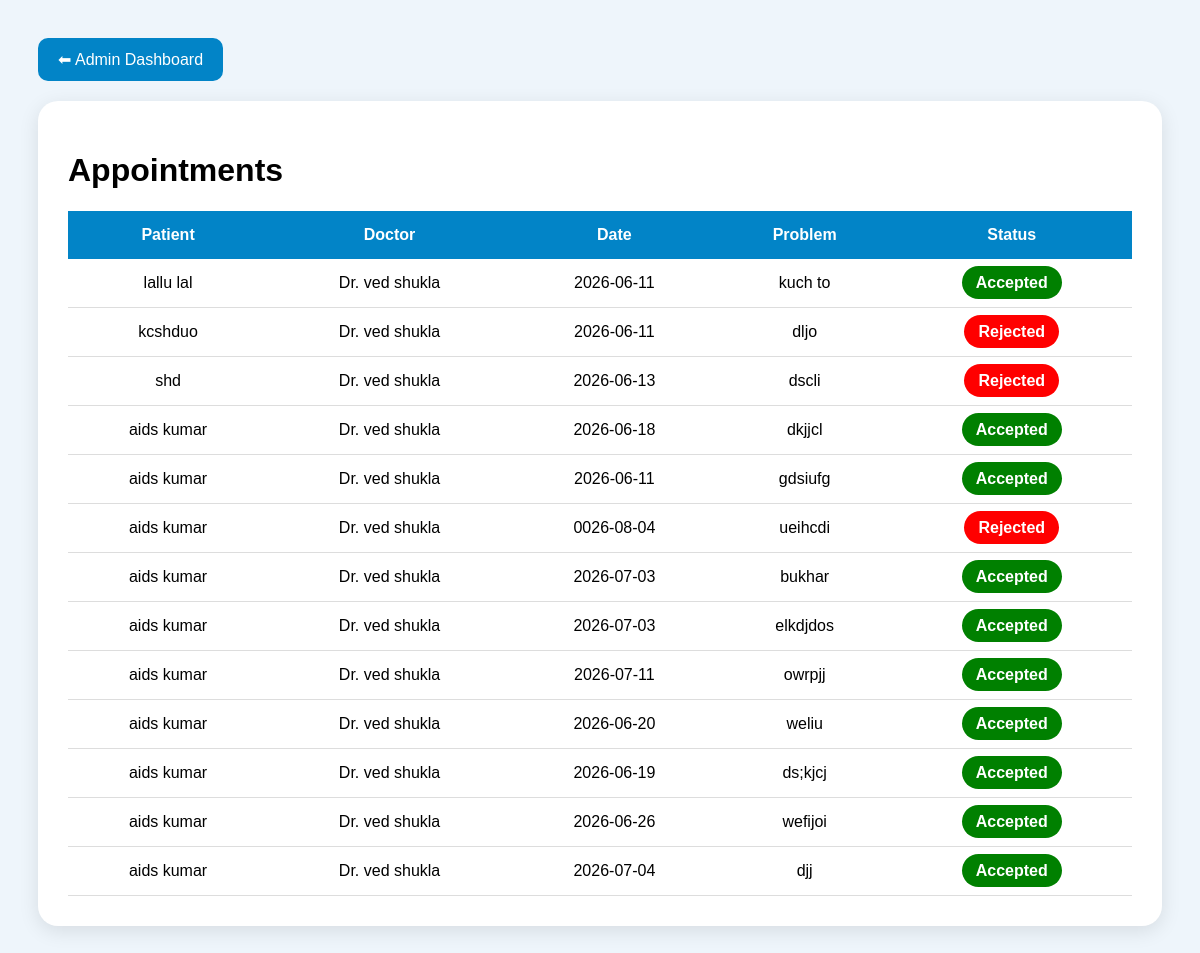
The page /appointments (signed in) on the database its author committed.
### app.py (models this page shows)
class Appointment(db.Model):
    id = db.Column(
        db.Integer,
        primary_key=True
    )
    patient_name = db.Column(
        db.String(100),
        nullable=False
    )
    doctor_id = db.Column(
        db.Integer,
        nullable=False
    )
    doctor_name = db.Column(
        db.String(100),
        nullable=False
    )
    appointment_date = db.Column(
        db.String(50),
        nullable=False
    )
    problem = db.Column(
        db.String(200),
        nullable=False
    )
    status = db.Column(
        db.String(20),
        default="Pending"
    )
    appointment_time = db.Column(
        db.String(50),
        nullable=True
    )

### app.py (the view)
@app.route("/appointments")
@login_required
def view_appointments():
    if current_user.role == "patient":
        appointments = Appointment.query.filter_by(
            patient_name=current_user.fullname
        ).all()
    elif current_user.role == "doctor":
        appointments = Appointment.query.filter_by(
            doctor_name=current_user.fullname
        ).all()
    else:
        appointments = Appointment.query.all()
    return render_template(
        "appointments.html",
        appointments=appointments
    )

### app.py (called while the page is built)
@login_manager.user_loader
def load_user(user_id):
    return User.query.get(int(user_id))

### templates/appointments.html (shortened to what this page needs)
<!DOCTYPE html>
<html>
<head>
</head>
<body>
{% if current_user.role == 'admin' %}
<a href="/admin" class="back">
⬅ Admin Dashboard
</a>
{% elif current_user.role == 'doctor' %}
<a href="/doctor" class="back">
⬅ Doctor Dashboard
</a>
{% else %}
<a href="/patient" class="back">
⬅ Patient Dashboard
</a>
{% endif %}
<div class="container">
<h1>Appointments</h1>
<table>
<tr>
<th>Patient</th>
<th>Doctor</th>
<th>Date</th>
<th>Problem</th>
<th>Status</th>
</tr>
{% for appointment in appointments %}
<tr>
<td>
{{ appointment.patient_name }}
</td>
<td>
Dr. {{ appointment.doctor_name }}
</td>
<td>
{{ appointment.appointment_date }}
</td>
<td>
{{ appointment.problem }}
</td>
<td>
{% if appointment.status == "Pending" %}
<span class="status pending">
Pending
</span>
{% elif appointment.status == "Accepted" %}
<span class="status accepted">
Accepted
</span>
{% else %}
<span class="status rejected">
Rejected
</span>
{% endif %}
</td>
</tr>
{% endfor %}
</table>
</div>
</body>
</html>

### templates/appointments.html (style rules this page uses)
body { font-family:Arial; background:#eef5fb; padding:30px; }
.container { background:white; padding:30px; border-radius:20px; box-shadow:0 5px 20px rgba(0,0,0,0.1); }
table { width:100%; border-collapse:collapse; }
th { background:#0284c7; color:white; padding:15px; }
td { padding:15px; text-align:center; border-bottom:1px solid #ddd; }
.status { padding:8px 14px; border-radius:20px; font-weight:bold; }
.accepted { background:green; color:white; }
.rejected { background:red; color:white; }
.back { display:inline-block; margin-bottom:20px; background:#0284c7; color:white; text-decoration:none; padding:12px 20px; border-radius:10px; }

### rows shown on the page
Appointment: patient_name "lallu lal", doctor_name "ved shukla", appointment_date "2026-06-11", problem "kuch to", status "Accepted"
Appointment: patient_name "kcshduo", doctor_name "ved shukla", appointment_date "2026-06-11", problem "dljo", status "Rejected"
Appointment: patient_name "shd", doctor_name "ved shukla", appointment_date "2026-06-13", problem "dscli", status "Rejected"
Appointment: patient_name "aids kumar", doctor_name "ved shukla", appointment_date "2026-06-18", problem "dkjjcl", status "Accepted"
Appointment: patient_name "aids kumar", doctor_name "ved shukla", appointment_date "2026-06-11", problem "gdsiufg", status "Accepted"
Appointment: patient_name "aids kumar", doctor_name "ved shukla", appointment_date "0026-08-04", problem "ueihcdi", status "Rejected"
Appointment: patient_name "aids kumar", doctor_name "ved shukla", appointment_date "2026-07-03", problem "bukhar", status "Accepted"
Appointment: patient_name "aids kumar", doctor_name "ved shukla", appointment_date "2026-07-03", problem "elkdjdos", status "Accepted"
Appointment: patient_name "aids kumar", doctor_name "ved shukla", appointment_date "2026-07-11", problem "owrpjj", status "Accepted"
Appointment: patient_name "aids kumar", doctor_name "ved shukla", appointment_date "2026-06-20", problem "weliu", status "Accepted"
Appointment: patient_name "aids kumar", doctor_name "ved shukla", appointment_date "2026-06-19", problem "ds;kjcj", status "Accepted"
Appointment: patient_name "aids kumar", doctor_name "ved shukla", appointment_date "2026-06-26", problem "wefijoi", status "Accepted"
Appointment: patient_name "aids kumar", doctor_name "ved shukla", appointment_date "2026-07-04", problem "djj", status "Accepted"
